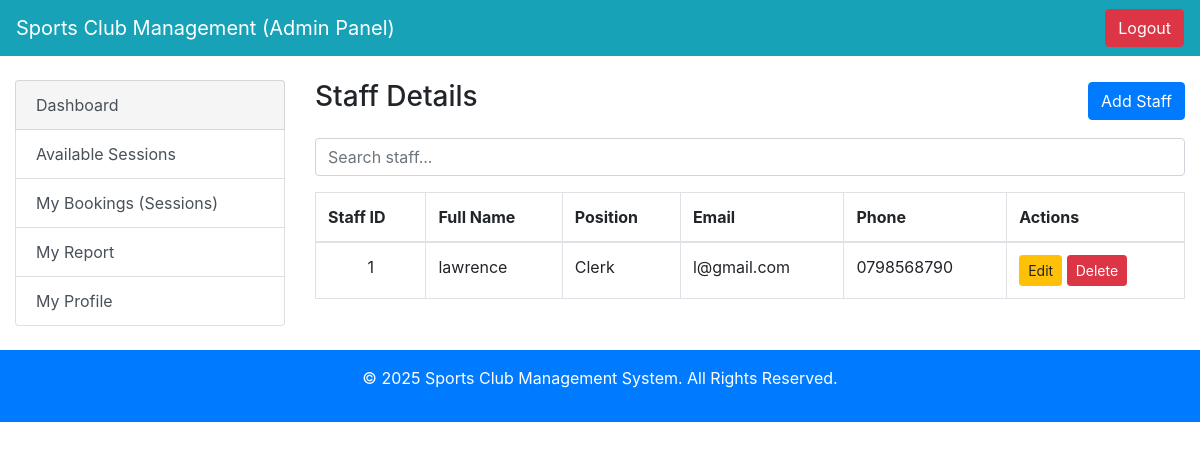
The app's page /staff-lists.php with its own data.
### tables this page shows
CREATE TABLE `staff` (
  `staff_id` int(11) NOT NULL,
  `name` varchar(100) NOT NULL,
  `position` varchar(100) NOT NULL,
  `email` varchar(100) NOT NULL,
  `phone` varchar(15) NOT NULL,
  `password` varchar(255) NOT NULL,
  `created_at` timestamp NOT NULL DEFAULT current_timestamp()
);

### staff-lists.php (the view, shortened to what this page needs)
<?php
include_once("includes/connection.php");
?>
<!DOCTYPE html>
<html lang="en">
<head>
  <link href="https://stackpath.bootstrapcdn.com/bootstrap/4.5.2/css/bootstrap.min.css" rel="stylesheet">
</head>
<body>
  <nav class="navbar navbar-expand-lg navbar-dark bg-info">
    <a class="navbar-brand" href="#">Sports Club Management (Admin Panel)</a>
    <div class="collapse navbar-collapse" id="navbarNav">
      <ul class="navbar-nav ml-auto">
        <li class="nav-item">
          <button class="btn btn-danger"><a href="login.php" style="color:white;">Logout</a></button>
        </li>
      </ul>
    </div>
  </nav>
  <div class="container-fluid mt-4">
    <div class="row">
      <div class="col-md-3">
        <?php include_once("includes/sidebar.php"); ?>
      </div>
      <div class="col-md-9">
        <div class="d-flex justify-content-between align-items-center mb-3">
          <h3>Staff Details</h3>
          <button class="btn btn-primary" data-toggle="modal" data-target="#addStaffModal">Add Staff</button>
        </div>
        <div class="mb-3">
          <input type="text" id="searchInput" class="form-control" placeholder="Search staff...">
        </div>
        <table class="table table-bordered" id="staffTable">
          <thead>
            <tr>
              <th>Staff ID</th>
              <th>Full Name</th>
              <th>Position</th>
              <th>Email</th>
              <th>Phone</th>
              <th>Actions</th>
            </tr>
          </thead>
          <tbody>
          <?php
    $cnt=1;
      $dis = mysqli_query($conn,"select * from staff");
      while($rows=mysqli_fetch_array($dis)){
        $staff_id = $rows['staff_id'];
        ?>
            <tr>
                <td class="text-center"><?php echo $cnt;?></td>
                 <td><?php echo $rows['name'] ?> </td>
                 <td><?php echo $rows['position'] ?></td>
                 <td><?php echo $rows['email'] ?></td>
                 <td><?php echo $rows['phone'] ?></td>
                 <td>
    <a class="btn btn-warning btn-sm" href="editstaff.php?staff_id=<?php echo $staff_id; ?>">Edit</a>
    <a class="btn btn-danger btn-sm" href="deletstaff.php?staff_id=<?php echo $staff_id; ?>" onclick="return confirm('Are you sure you want to delete this Staff?')">Delete</a>
</td>
            </tr>
        <?php
        $cnt=$cnt+1;
      }
    ?>
          </tbody>
        </table>
      </div>
    </div>
  </div>
  <?php include_once("includes/footer.php"); ?>
</body>
</html>

### records on screen
staff: name "lawrence", position "Clerk", email "l@gmail.com", phone "0798568790"
